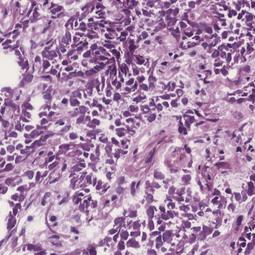
#> input picture test/img/test_1.jpeg, 255 x 255 px
$ jupyter execute 'Test normalization.ipynb'
#> lines starting #> are read from the running program, lines starting #| are printed output that depends on the picture
#> further down, regular_tile is the input picture: PIL image 255x255 RGB; mean R, G, B 173, 138.3, 174.4
### src/normalize.py
import os
from optparse import OptionParser

import numpy as np
from skimage import color
from PIL import Image

class Normalizer:
    """
        This class is used to normalize the H&E stained tiles.
    """

    def __init__(self):
        """
            Upon initializing this class creates three empty arrays to store the mean, standard deviation and size of each tile.
        """
        self.means = np.empty((0, 3))
        self.stds = np.empty((0, 3))
        self.size = np.empty((0, 3))


    def fit(self, tile):
        """
            This method saves the mean, standard deviation and size of the tile.

            args:
                - tile: A PIL Image of the tile to be fit.
        """
        tile_array = np.array(tile)
        lab = color.rgb2lab(tile_array)
#> lab: shape (255, 255, 3) float64; mean of channels 0, 1, 2 61.4, 19.9, -14.1

        self.means = np.append(self.means, [[np.mean(lab[:,:,i]) for i in range(3)]], axis=0)
#> self.means = [[61.43, 19.9, -14.08]]
        self.stds = np.append(self.stds, [[np.std(lab[:,:,i]) for i in range(3)]], axis=0)
#> self.stds = [[18.45, 6.58, 5.9]]
        self.size = np.append(self.size, [[lab[:, :, i].shape[0] * lab[:, :, i].shape[1] for i in range(3)]], axis=0)
#> self.size = [[65025, 65025, 65025]]


    # [15 lines left out: function fit_dir, not called in this run]


    def normalize(self, tile):
        """
            This function normalizes the given tile to have consistent mean and standard deviation. The average
            standard deviation is calculated using the formula outlined in

            args:
                - tile: A PIL Image of the tile to be normalized.

            return:
                - The normalized image as a PIL Image.
        """

        total_n = np.sum(self.size, axis=0)
#> total_n = [65025, 65025, 65025]
        weighted_avg = np.sum(np.multiply(self.size, self.means), axis=0)/ total_n
#> weighted_avg = [61.43, 19.9, -14.08]

        sig_2 = np.sum(np.multiply(self.size-1, self.stds) + np.multiply(self.size, (self.means - weighted_avg)**2), axis=0)/total_n
#> sig_2 = [18.45, 6.58, 5.9]

        sig = np.sqrt(sig_2)
#> sig = [4.3, 2.56, 2.43]

        mu = np.mean(self.means, axis=0)
#> mu = [61.43, 19.9, -14.08]

        tile_array = np.array(tile)
        lab = color.rgb2lab(tile_array)

        t_mean = [0,0,0]
        t_std  = [1,1,1]

        # Each channel
        for i in range(3):
            t_mean[i] = np.mean(lab[:,:,i])
            t_std[i]  = np.std(lab[:,:,i])
            tmp = ( (lab[:,:,i] - t_mean[i]) * (sig[i] / t_std[i]) ) + mu[i]
            if i == 0:
                tmp[tmp<0] = 0
                tmp[tmp>100] = 100
                lab[:,:,i] = tmp
            else:
                tmp[tmp<-127] = -127
                tmp[tmp>127] = 127
                lab[:,:,i] = tmp
#> this loop made 3 passes
#> pass 1, in normalize, `tmp = ( (lab[:,:,i] - t_mean[i]) * (sig[i] / t_std[i]) ) + mu[i]`:
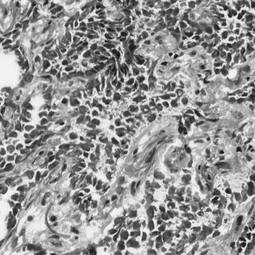
#> tmp: shape (255, 255) float64; min 49.45, max 69.9, mean 61.4; drawn with min black and max white
#> pass 2, in normalize, `tmp = ( (lab[:,:,i] - t_mean[i]) * (sig[i] / t_std[i]) ) + mu[i]`:
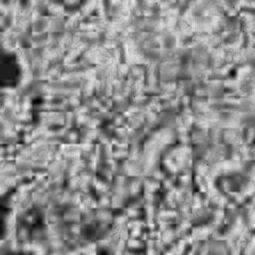
#> tmp: shape (255, 255) float64; min 10.6, max 27.29, mean 19.9; drawn with min black and max white
#> pass 3, in normalize, `tmp = ( (lab[:,:,i] - t_mean[i]) * (sig[i] / t_std[i]) ) + mu[i]`:
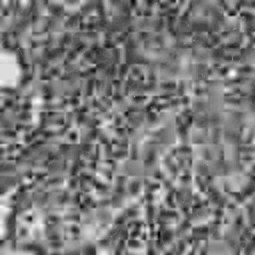
#> tmp: shape (255, 255) float64; min -22.19, max -5.15, mean -14.08; drawn with min black and max white
#> after the loop: lab: shape (255, 255, 3) float64; mean of channels 0, 1, 2 61.4, 19.9, -14.1
#> after the loop, t_mean = [61.43, 19.9, -14.08]; t_std = [18.45, 6.58, 5.9]

        return Image.fromarray((color.lab2rgb(lab)*255).astype(np.uint8))
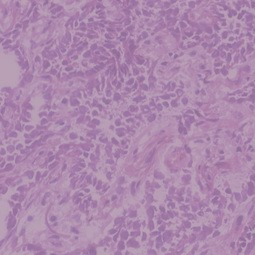
#> returned value: PIL image 255x255 RGB; mean R, G, B 171.9, 136.6, 173


    # [16 lines left out: function normalize_dir, not called in this run]


# [12 lines that do not run on import are left out]

### test/Test normalization.ipynb
[cell 1]
import sys
import os

import numpy as np
import PIL
from PIL import Image

sys.path.append(os.path.abspath('../src'))
from normalize import Normalizer

[cell 2]
regular_tile = Image.open("img/test_1.jpeg")

[cell 3]
normalizer = Normalizer()

normalizer.fit(regular_tile)

normalized_tile = normalizer.normalize(regular_tile)

print("Regular tile:")
display(regular_tile)

print("Normalized tile:")
display(normalized_tile)

print("Difference:")
reg_np = np.array(regular_tile)
norm_np = np.array(normalized_tile)

diff_np = norm_np - reg_np
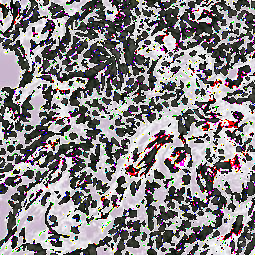
#> diff_np: shape (255, 255, 3); mean R, G, B 135.5, 131.1, 133.4
diff = Image.fromarray(diff_np)
display(diff)

$ run again, with test/img/test_2.jpeg copied over test/img/test_1.jpeg
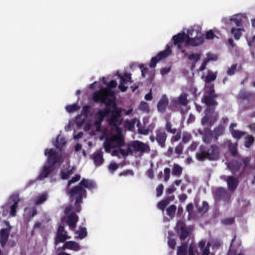
#> input picture test/img/test_2.jpeg, 255 x 255 px
#> regular_tile is the input picture: PIL image 255x255 RGB; mean R, G, B 181.9, 162.9, 187.6
#> self.means = [[68.3, 12.43, -10.72]]
#> self.stds = [[28.04, 11.21, 9.71]]
#> weighted_avg = [68.3, 12.43, -10.72]
#> sig_2 = [28.04, 11.21, 9.71]
#> sig = [5.29, 3.35, 3.12]
#> mu = [68.3, 12.43, -10.72]
#> after the loop in normalize, `for i in range(3):`: t_std = [28.04, 11.21, 9.71]
#> in normalize, `return Image.fromarray((color.lab2rgb(lab)*255).astype(np.uint8))`:
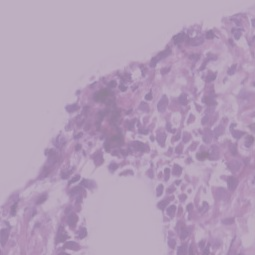
#> returned value: PIL image 255x255 RGB; mean R, G, B 180.1, 159.4, 185.5
#> `diff_np = norm_np - reg_np`:
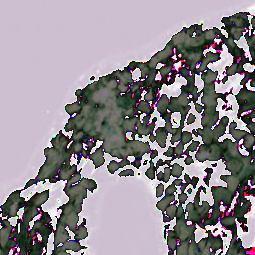
#> diff_np: shape (255, 255, 3); mean R, G, B 145.1, 138.4, 144.8

$ run again, with test/img/test_3.jpeg copied over test/img/test_1.jpeg
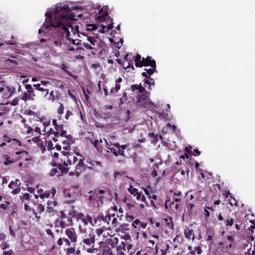
#> input picture test/img/test_3.jpeg, 255 x 255 px
#> regular_tile is the input picture: PIL image 255x255 RGB; mean R, G, B 183.7, 156.1, 184.1
#> self.means = [[66.94, 15.85, -10.87]]
#> self.stds = [[24.61, 11.35, 7.81]]
#> weighted_avg = [66.94, 15.85, -10.87]
#> sig_2 = [24.61, 11.35, 7.81]
#> sig = [4.96, 3.37, 2.79]
#> mu = [66.94, 15.85, -10.87]
#> after the loop in normalize, `for i in range(3):`: t_std = [24.61, 11.35, 7.81]
#> in normalize, `return Image.fromarray((color.lab2rgb(lab)*255).astype(np.uint8))`:
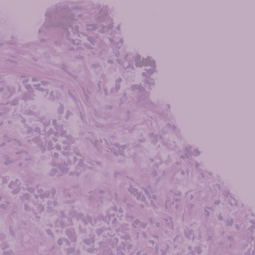
#> returned value: PIL image 255x255 RGB; mean R, G, B 182.5, 153.5, 182.3
#> `diff_np = norm_np - reg_np`:
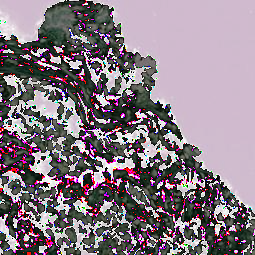
#> diff_np: shape (255, 255, 3); mean R, G, B 134.8, 122.5, 131.5

$ run again, with test/img/test_4.jpeg copied over test/img/test_1.jpeg
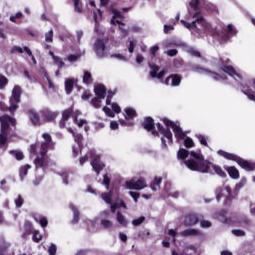
#> input picture test/img/test_4.jpeg, 255 x 255 px
#> regular_tile is the input picture: PIL image 255x255 RGB; mean R, G, B 179.7, 155.5, 183.8
#> self.means = [[66.34, 14.78, -11.62]]
#> self.stds = [[24.94, 9.95, 7.9]]
#> weighted_avg = [66.34, 14.78, -11.62]
#> sig_2 = [24.94, 9.95, 7.9]
#> sig = [4.99, 3.15, 2.81]
#> mu = [66.34, 14.78, -11.62]
#> after the loop in normalize, `for i in range(3):`: t_std = [24.94, 9.95, 7.9]
#> in normalize, `return Image.fromarray((color.lab2rgb(lab)*255).astype(np.uint8))`:
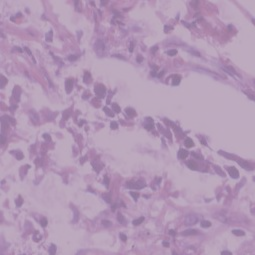
#> returned value: PIL image 255x255 RGB; mean R, G, B 178.2, 152.7, 181.9
#> `diff_np = norm_np - reg_np`:
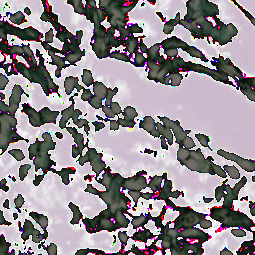
#> diff_np: shape (255, 255, 3); mean R, G, B 145.2, 138.1, 143.6
